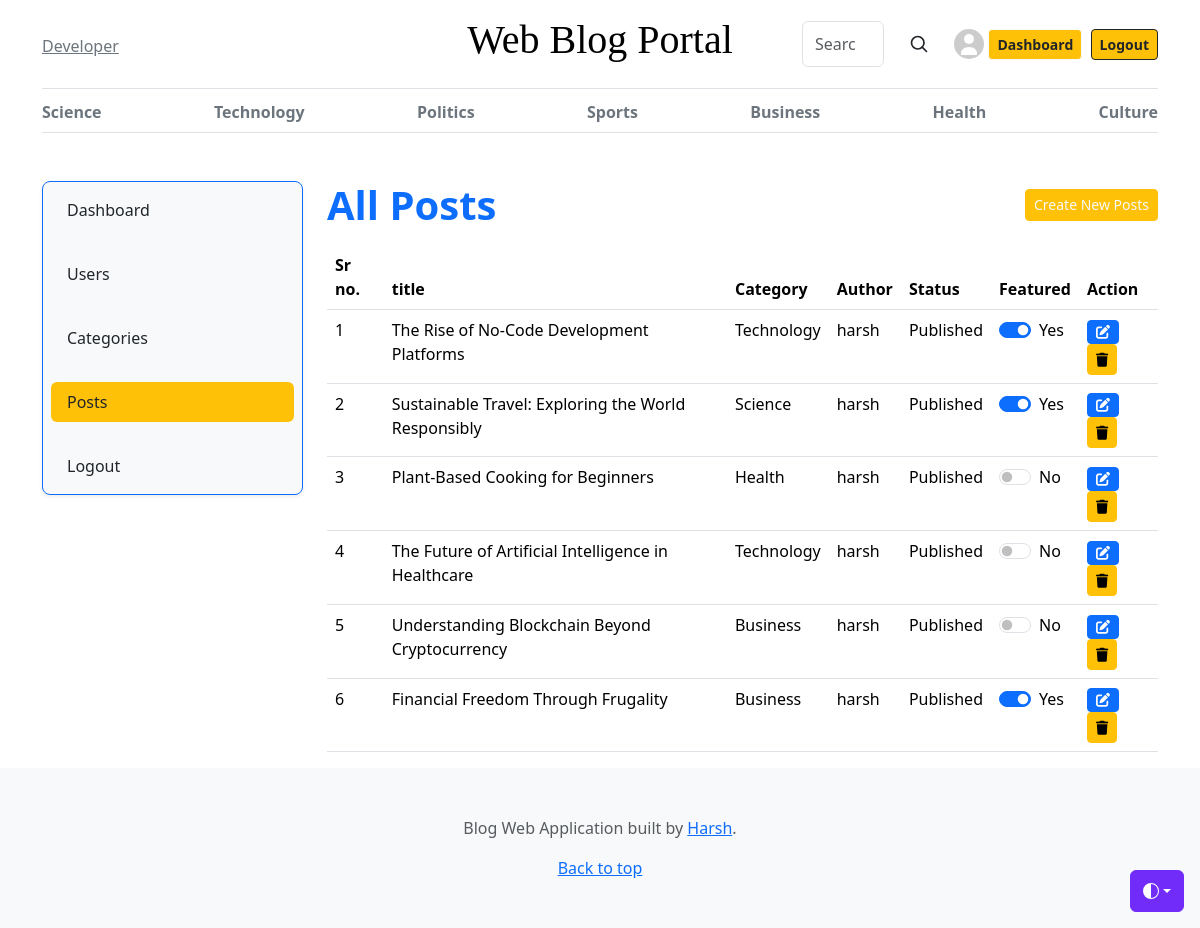
/dashboard/posts/ (signed in), run on an earlier commit of the app's database.
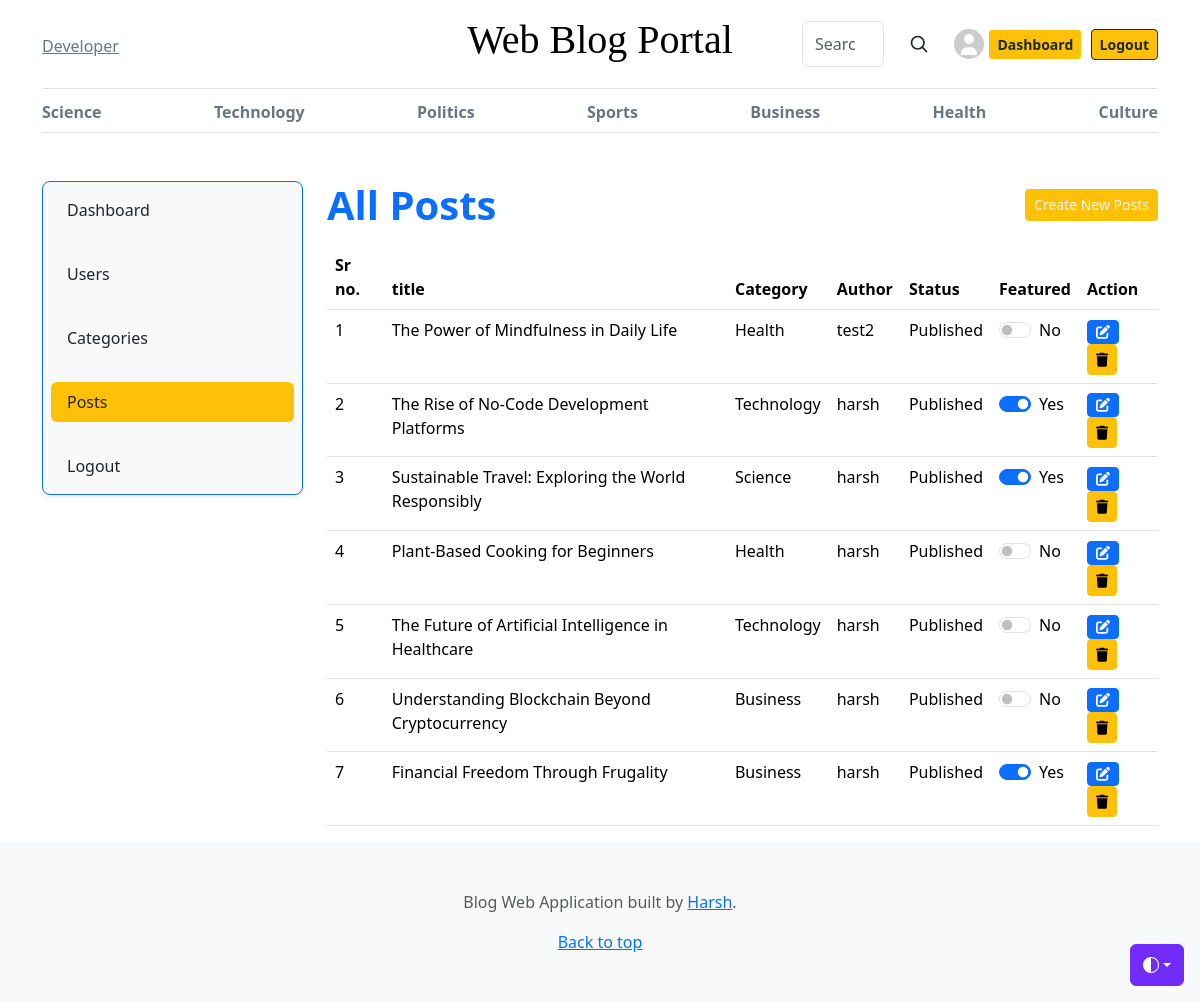
And on a later commit of the database.
### blogs/models.py (models this page shows, shortened)
class Category(models.Model):
    category_name = models.CharField(max_length=50, unique=True)
    created_at = models.DateTimeField(auto_now_add=True)
    updated_at = models.DateTimeField(auto_now=True)
    def __str__(self):
        return self.category_name
    class Meta:
        verbose_name_plural = 'Categories'

class Blogs(models.Model):
    title = models.CharField(max_length=100,unique=True)
    slug = models.SlugField(unique=True, blank=True)
    category = models.ForeignKey(Category, on_delete=models.CASCADE)
    author = models.ForeignKey(User, on_delete=models.CASCADE)
    blog_image = models.ImageField(upload_to='uploads/%y/%m/%d')
    short_description = models.TextField(max_length=1000)
    blog_body = models.TextField(max_length=3000)
    status = models.CharField(max_length=100,choices=STATUS_CHOICE,default='Draft')
    is_featured = models.BooleanField(default=False)
    created_at = models.DateTimeField(auto_now_add=True)
    updated_at = models.DateTimeField(auto_now=True)
    class Meta:
        verbose_name_plural = 'Blogs'

### dashboard/views.py (the view)
# urls.py: path('posts/',views.show_posts, name="show_posts"),
@login_required(login_url='login')
def show_posts(request):
    if request.user.is_superuser:
        posts = Blogs.objects.all().order_by('-updated_at')
    else:
        posts = Blogs.objects.filter(author=request.user)
    context = {
        'posts':posts,
    }
    return render(request,'dashboard/posts/show_posts.html',context)

### blogs/context_processors.py (called while the page is built)
def get_category(request):
    categories = Category.objects.all()
    return dict(categories=categories)

### dashboard/context_processors.py (called while the page is built)
def is_admin_user(request):
    return {'is_admin': request.user.groups.filter(name='Admin').exists() if request.user.is_authenticated else False}

### templates/dashboard/posts/show_posts.html (shortened to what this page needs)
{% extends "base/base.html" %}
{% block 'content' %}
    <main class="container mt-5 ">
        <div class="row ">
            {% include "dashboard/component/leftsidebar.html" %}
            <div class="col-md-9">
                <div class="d-flex justify-content-between mb-3">
                    <span class="display-6 fw-bold text-primary">All Posts</span>
                    <a href="{% url 'add_post'%}" class="btn btn-warning btn-sm text-light mb-2 mt-2">Create New Posts</a>
                </div>
                <table class="table table-hover">
                    <thead>
                        <tr>
                            <th>Sr no.</th>
                            <th>title</th>
                            <th>Category</th>
                            <th>Author</th>
                            <th>Status</th>
                            <th>Featured</th>
                            <th>Action</th>
                        </tr>
                    </thead>
                    <tbody>
    {% for post in posts %}
    <tr>
        <td>{{ forloop.counter }}</td>
        <td>{{ post.title }}</td>
        <td>{{ post.category }}</td>
        <td>{{ post.author }}</td>
        <td>{{ post.status }}</td>
        <td>
            {% if user.is_staff %}
                <form action="{% if post.is_featured %}{% url 'remove_from_featured' post.pk %}{% else %}{% url 'add_to_featured' post.pk %}{% endif %}" method="POST" class="feature-toggle-form">
                    <div class="form-check form-switch">
                        <input class="form-check-input" type="checkbox" role="switch" id="featureSwitch{{ post.pk }}" {% if post.is_featured %}checked{% endif %} onchange="this.form.submit()">
                        <label class="form-check-label" for="featureSwitch{{ post.pk }}">
                            {% if post.is_featured %}Yes{% else %}No{% endif %}
                        </label>
                    </div>
                </form>
            {% else %}
                {% if post.is_featured %}
                    <span class="badge bg-success">Yes</span>
                {% else %}
                    <span class="badge bg-secondary">No</span>
                {% endif %}
            {% endif %}
        </td>
        <td>
            <a href="{% url 'edit_posts' post.pk %}" title="Edit"><i class="fa fa-edit btn btn-primary btn-sm"></i></a>
            <form method="POST" action="{% url 'delete_posts' post.pk %}" style="display:inline;" onsubmit="return confirm('Are you sure you want to delete this post?');">
                <button type="submit" class="btn btn-warning btn-sm" title="Delete">
                    <i class="fa fa-trash"></i>
                </button>
            </form>
        </td>
    </tr>
    {% endfor %}
</tbody>
                </table>
            </div>
        </div>
    </main>
{% endblock 'content' %}

### templates/base/base.html (shortened to what this page needs)
{% include './header.html'%}
{% block nav %}
    <div class="container">
    <div class="nav-scroller py-1 mb-3 border-bottom">
        <nav class="nav nav-underline justify-content-between">
            {% for category in categories%}
            <a class="nav-item nav-link {% if active_category.id == category.id%}link-warning fw-bold{% endif %} active link-secondary font-weight-normal" href="{% url 'posts_by_category' category.id %}">{{category.category_name}}</a>
            {% endfor %}
        </nav>
    </div>
    </div>
{% endblock nav %}
{% block 'content'%}{%endblock 'content'%}
{% include './footer.html'%}

What changed in the data, as far as the page shows it:
added Blogs: title "The Power of Mindfulness in Daily Life", category "Health", author "test2", status "Published", shows "No"
